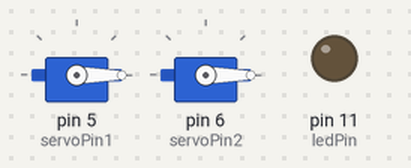
Simulated run of this sketch. Board: Arduino Uno, built with avr-gcc and run on an emulated ATmega328P. On the bench: 2 × servo, output pins drawn as LEDs (lit = HIGH). Random numbers use the default seed unless the sketch sets one.

Above: at 0.1 s.
At 2.16 s:
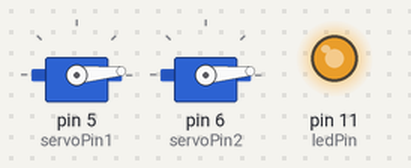
At 10.8 s:
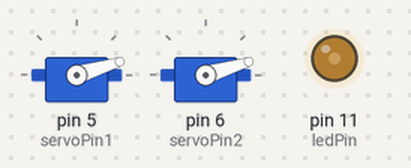
At 20.14 s:
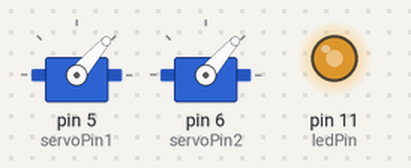
At 28.85 s:
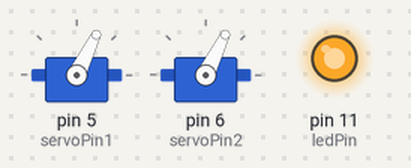
At 39.77 s:
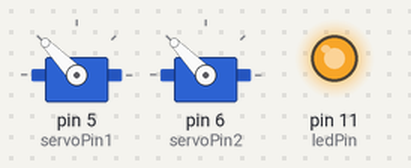
Timing chart, 0 to 40.0 s (numbered marks = the images above):
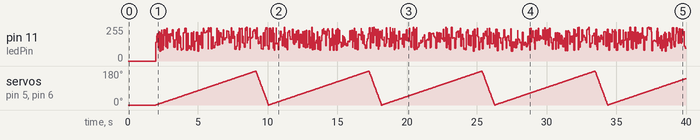

The sketch:

servo.ino
```cpp
#include <Servo.h>

Servo servo1;
Servo servo2;

bool reverse = false;

unsigned long lastServoTime = 0;
unsigned long nextLedTime = 0;

int servoPos = 0;

int servoPin1 = 5;
int servoPin2 = 6;
int ledPin = 11;

int randomness = 180; // 0-255. Variansen i LED-flammandet

int forwardDelay = 40; // Hur många ms varje steg framåt ska ta
int reverseDelay = 5; // Motsvarande fast bakåt

void moveServos(int pos) {
  servo1.write(pos);
  servo2.write(pos);
}

void setup() {
  pinMode(ledPin, OUTPUT);

  servo1.attach(servoPin1);
  servo2.attach(servoPin2);

  moveServos(0); // Flytta servos till startposition

  delay(2000);
}

void loop() {
  if (servoPos == 180) {
    reverse = true;
  }
  if (servoPos == 0) {
    reverse = false;
  }

  // Dessa if-satser flyttar servon bakåt eller framåt beroende på vilket håll den är på väg åt,
  // men bara om det har gått tillräckligt lång tid sedan den flyttades senast
  if (reverse && millis() - lastServoTime >= reverseDelay) {
    servoPos -= 1;
    lastServoTime = millis();
    moveServos(servoPos);
  } else if (!reverse && millis() - lastServoTime >= forwardDelay) {
    servoPos += 1;
    lastServoTime = millis();
    moveServos(servoPos);
  }

  if (millis() >= nextLedTime) {
    analogWrite(ledPin, random(randomness) + 255 - randomness);

    nextLedTime = millis() + random(100);
  }
}
```
